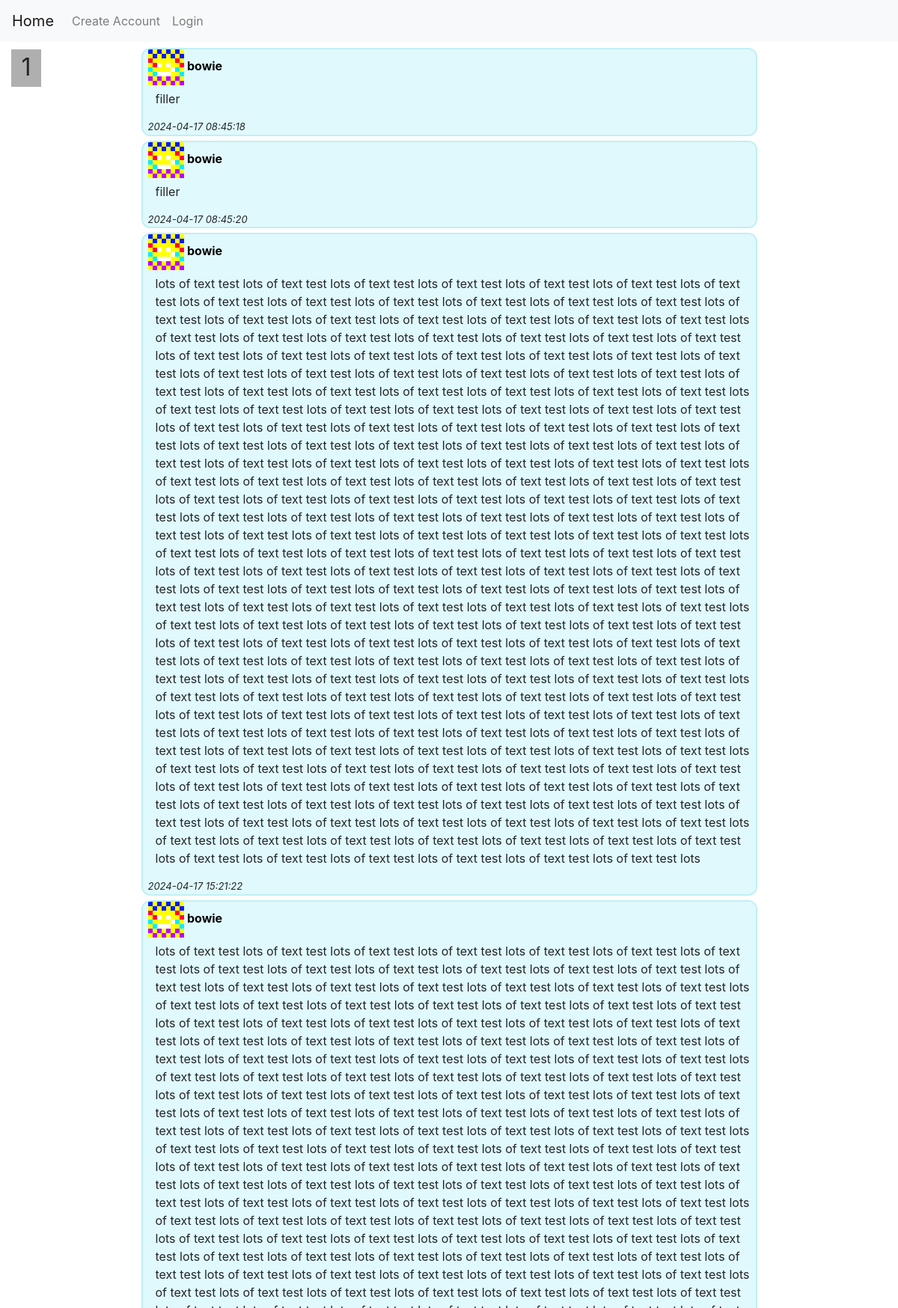
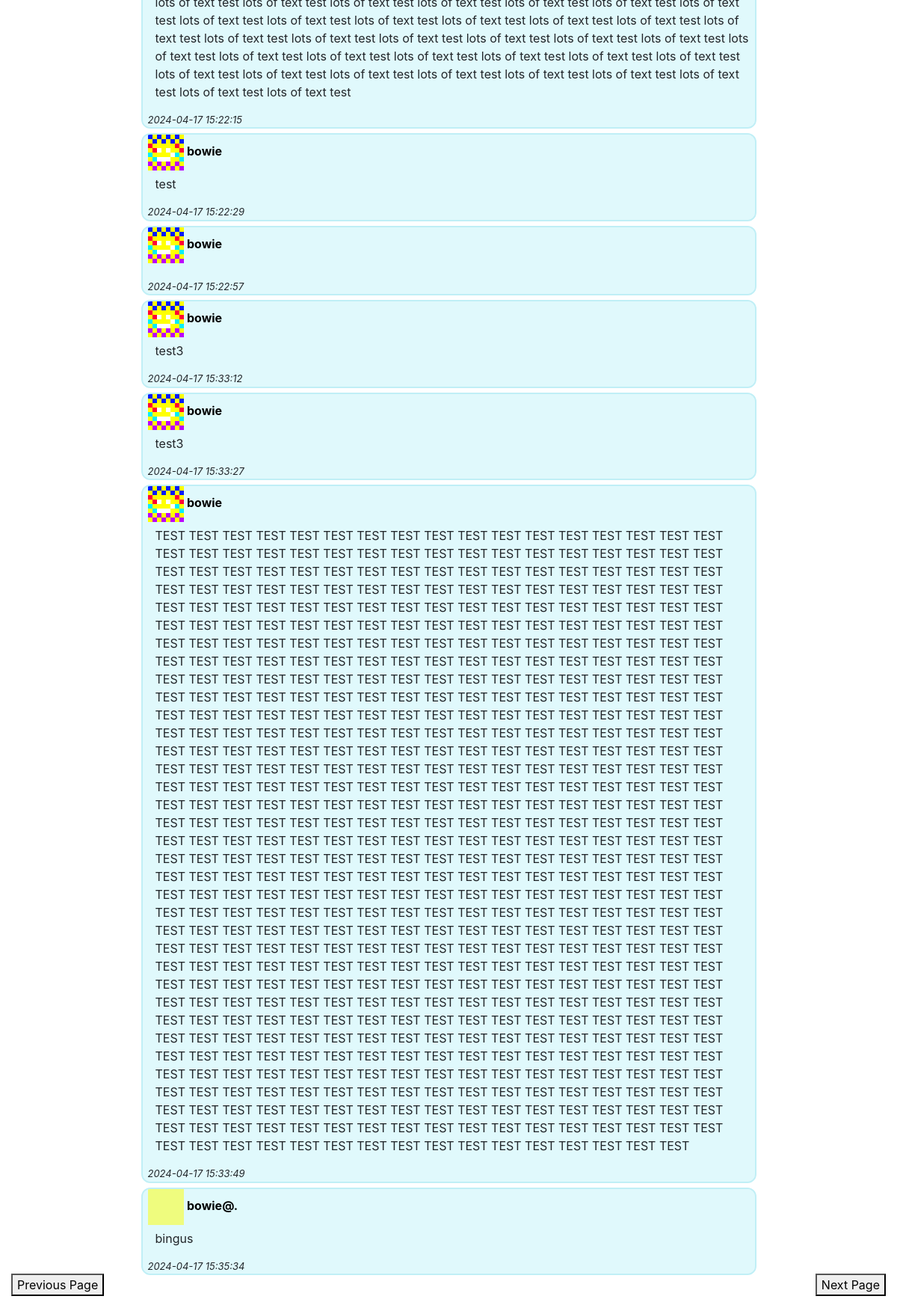
The app's page /feed/1 with its own data (2 pictures, top to bottom).
### main.py (models this page shows, shortened)
class posts(db.Model):
    _id = db.Column("id", db.Integer, primary_key=True)
    op = db.Column(db.String(100))
    content = db.Column(db.String)
    imglink = db.Column(db.String)
    date = db.Column(db.String)

### main.py (the view, shortened to what this page needs)
@app.route("/feed/<page>", methods=['GET', 'POST'])
def feedposts(page):
    try:
        intpage = int(page)
    except ValueError:
        flash("Try it with an integer!")
        return redirect(url_for("feed"))
    if intpage < 0:
        intpage = int(0)
    ppg = int(10) # posts per page, int() bc trust issues
    offset = (ppg * intpage)
    shownposts = posts.query.order_by(posts.date.asc()).offset(offset).limit(ppg)
    activepage = (int(math.ceil(posts.query.order_by(posts.date.desc()).count() / ppg)) - 1)
    if activepage < 0:
        activepage = 0
    if intpage == activepage: #if this is the page with the most recent posts :)
        mostrecent = True
    elif intpage > activepage:
        flash("Do not dwell on the future. Turn your head and live fully in the present.")
        return redirect(url_for("feed"))
    else:
        mostrecent = False
    return render_template("feed.html", shownposts=shownposts, intpage=intpage, mostrecent=mostrecent)

### templates/feed.html (shortened to what this page needs)
{% extends "base.html"%}
{% block content %}
    <head>
    <link rel="stylesheet" href="https://cdn.jsdelivr.net/npm/bootstrap@4.0.0/dist/css/bootstrap.min.css">
    </head>
    <body>
        <div class="pagenum">
            {{ intpage }}
        </div>
        <div class="feedbackdrop">
            {% if shownposts %}
                {% for post in shownposts %}
                <div class="post">
                    <div class="posttext">
                        <img style="height: 48; width: 48;" src="{{ url_for('static', filename='/avatars/') }}{{ post.op }}.png" alt="img not found" />
                        <a class="name" href="/userpages/{{ post.op }}" target=”_blank”>{{ post.op }}</a>
                        <div class="content">
                            <p style="overflow: hidden;">
                                {{ post.content }}
                            </p>
                        </div>
                        <div class="date">{{ post.date }}</div>
                    </div>
                </div>
                {% endfor %}
            {% endif %}
        </div>
        {% if not mostrecent %}
        <div class="pageturn">
            <form action="/pageturn" method="post">
                <button name="nextpage" type="submit"> Next Page </button>
            </form>
        </div>
        {% endif %}
        {% if intpage != 0%}
        <div class="backpageturn">
            <form action="/backpageturn" method="post">
                <button name="backpage" type="submit"> Previous Page </button>
            </form>
        </div>
        {% endif %}
    </body>
{% endblock %}

### templates/base.html (shortened to what this page needs)
<html>
<head>
    <link rel="stylesheet" href="https://cdn.jsdelivr.net/npm/bootstrap@4.3.1/dist/css/bootstrap.min.css">
    <link rel="stylesheet" type="text/css" href="{{ url_for('static', filename='style.css')}}">
</head>
    <body>
        <nav class="navbar navbar-expand-lg navbar-light bg-light">
            <a class="navbar-brand" href="/feed">Home</a>
            <div class="collapse navbar-collapse" id="navbarNav">
              <ul class="navbar-nav">
                {% if "user" in session %}
                    <li class="nav-item">
                        <a class="nav-link" href="/userpages/{{ session.user }}">Profile</a>
                    </li>
                    <li class="nav-item">
                        <a class="nav-link" href="/logout">Logout</a>
                    </li>
                {% else %}
                    <li class="nav-item">
                        <a class="nav-link" href="/register">Create Account</a>
                    </li>
                    <li class="nav-item">
                        <a class="nav-link" href="/login">Login</a>
                    </li>
                {% endif %}
              </ul>
            </div>
          </nav>
        <div class="container-fluid">
            {% block content %}
            {% endblock %}
        </div>
      </body>
</html>

### static/style.css (style rules this page uses)
img { image-rendering: pixelated; }
div .feedbackdrop { text-align: center; margin: auto; width: 70%; height: auto; }
div .post { border-radius: 10px; margin-top: 10px; text-align: left; background: rgb(224, 249, 252); outline: 2px solid rgb(192, 239, 246); width: auto; }
div .date { font-style: italic; font-size: small; }
.name { color: black; font-style: normal; font-size: medium; font-weight: bold; }
div .content { vertical-align: top; margin-top: 6px; margin-left: 10px; font-style: normal; font-size: medium; }
div .posttext { margin-left: 7px; margin-right: 7px; }
.pagenum { float:left; font-size:xx-large; position:relative; text-align: center; width: 40px; height: 50px; left:0; background: rgb(175, 175, 175); outline: rgb(128, 128, 128); outline-width: 5px; }
div .pageturn { float:right; right:0; position:relative; }
div .backpageturn { float:left; left:0; position:relative; }

### records on screen
posts: op (picture), op "bowie", content "filler", date "2024-04-17 08:45:18"
posts: op (picture), op "bowie", content "filler", date "2024-04-17 08:45:20"
posts: op (picture), op "bowie", content "lots of text test lots of text test lots of text test lots of text test lots of text test lots of text test lots of text test lots of text test lots of text test lots of text test lots of text test lots of text test lots of text test lots of text test lots of text test lots of text test lots of text test lots of text test lots of text test lots of text test lots of text test lots of text test lots of text test lots of text test lots of text test lots of text test lots of text test lots of text test lots of text test lots of text test lots of text test lots of text test lots of text test lots of text test lots of text test lots of text test lots of text test lots of text test lots of text…", date "2024-04-17 15:21:22"
posts: op (picture), op "bowie", content "lots of text test lots of text test lots of text test lots of text test lots of text test lots of text test lots of text test lots of text test lots of text test lots of text test lots of text test lots of text test lots of text test lots of text test lots of text test lots of text test lots of text test lots of text test lots of text test lots of text test lots of text test lots of text test lots of text test lots of text test lots of text test lots of text test lots of text test lots of text test lots of text test lots of text test lots of text test lots of text test lots of text test lots of text test lots of text test lots of text test lots of text test lots of text test lots of text…", date "2024-04-17 15:22:15"
posts: op (picture), op "bowie", content "test", date "2024-04-17 15:22:29"
posts: op (picture), op "bowie", date "2024-04-17 15:22:57"
posts: op (picture), op "bowie", content "test3", date "2024-04-17 15:33:12"
posts: op (picture), op "bowie", content "test3", date "2024-04-17 15:33:27"
posts: op (picture), op "bowie", content "TEST TEST TEST TEST TEST TEST TEST TEST TEST TEST TEST TEST TEST TEST TEST TEST TEST TEST TEST TEST TEST TEST TEST TEST TEST TEST TEST TEST TEST TEST TEST TEST TEST TEST TEST TEST TEST TEST TEST TEST TEST TEST TEST TEST TEST TEST TEST TEST TEST TEST TEST TEST TEST TEST TEST TEST TEST TEST TEST TEST TEST TEST TEST TEST TEST TEST TEST TEST TEST TEST TEST TEST TEST TEST TEST TEST TEST TEST TEST TEST TEST TEST TEST TEST TEST TEST TEST TEST TEST TEST TEST TEST TEST TEST TEST TEST TEST TEST TEST TEST TEST TEST TEST TEST TEST TEST TEST TEST TEST TEST TEST TEST TEST TEST TEST TEST TEST TEST TEST TEST TEST TEST TEST TEST TEST TEST TEST TEST TEST TEST TEST TEST TEST TEST TEST TEST TEST TEST TEST TEST…", date "2024-04-17 15:33:49"
posts: op (picture), op "bowie@.", content "bingus", date "2024-04-17 15:35:34"

### other values on screen
{{ intpage }} "1"
